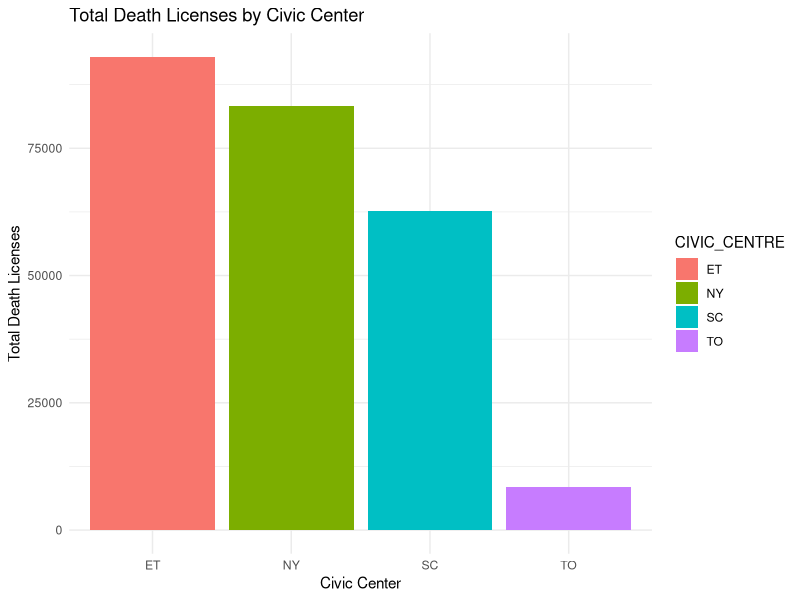

Write R code to recreate this figure.
## ---- chunk 1
#| include: false
#| warning: false
#| message: false

library(tidyverse)

## ---- chunk 2
#| include: True
#| warning: false
#| message: false
#| echo: false
#| label: fig-deaths
#| fig-cap: Deaths in each Civic Cenetr since 2011

death_data <- read.csv("../data/raw_data/Death_Registry_Statistics Data.csv")


summary_data <- death_data %>%
  group_by(CIVIC_CENTRE) %>%
  summarize(total_deaths = sum(DEATH_LICENSES, na.rm = TRUE))


ggplot(summary_data, aes(x = CIVIC_CENTRE, y = total_deaths, fill = CIVIC_CENTRE)) +
  geom_bar(stat = "identity") +
  labs(title = "Total Death Licenses by Civic Center", 
       x = "Civic Center", 
       y = "Total Death Licenses") +
  theme_minimal()

